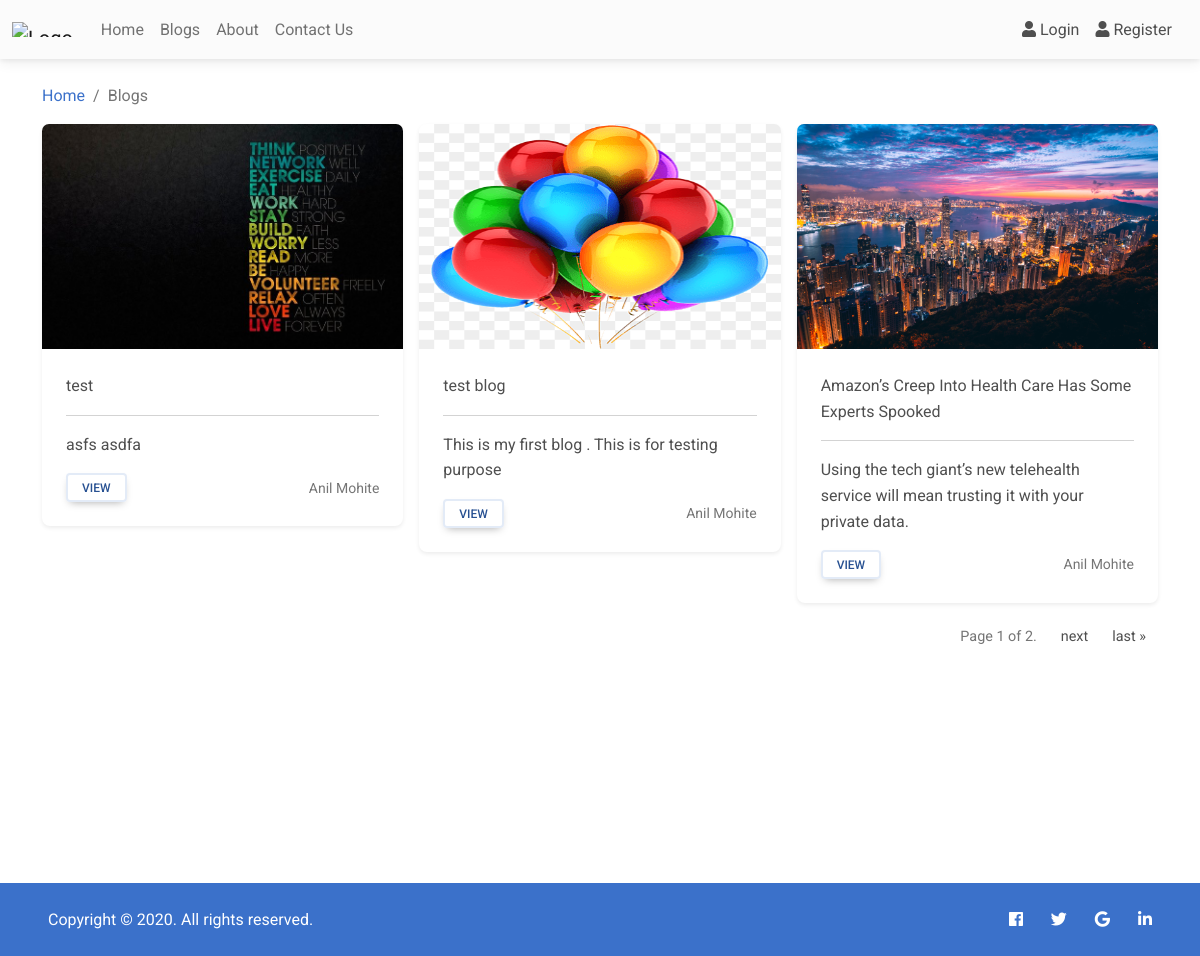
Screenshot of /blogs with the database file from the repository.
### blogs/models.py (models this page shows, shortened)
class Blog(models.Model):
    title = models.CharField(max_length=100)
    slug = models.SlugField(max_length=150, blank=True)
    img = models.ImageField(upload_to="images/blogs/", blank=True)
    short_content = models.CharField(max_length=200)
    long_content = models.TextField()
    created_by = models.CharField(max_length=50)
    created_date = models.DateTimeField()

### blogs/views.py (the view)
# urls.py: path('',include('blogs.urls')),
def blogs(request):
    blogs = Blog.objects.all().order_by('-created_date')
    paginator = Paginator(blogs, 3)
    page_number = request.GET.get('page')
    page_obj = paginator.get_page(page_number)
    return render(request,'blogs.html',context={'blogs':blogs,'page_obj': page_obj})

### templates/blogs.html (shortened to what this page needs)
{% extends 'base.html' %}
{% block body_containt %}
<div class="album vh-100">
    <div class="container">
        <nav aria-label="breadcrumb">
            <ol class="breadcrumb">
            <li class="breadcrumb-item"><a href="/">Home</a></li>
            <li class="breadcrumb-item active" aria-current="page">Blogs</li>
            </ol>
        </nav>
        <div class="row row-cols-1 row-cols-sm-2 row-cols-md-3 g-3">
            {% for blog in page_obj.object_list %}
            <div class="col">
                <div class="card shadow-sm">
                    <img class="bd-placeholder-img card-img-top" src="/media/{{blog.img}}" width="100%" height="225" xmlns="http://www.w3.org/2000/svg" role="img" aria-label="Placeholder: Thumbnail" preserveAspectRatio="xMidYMid slice" focusable="false">
                    <div class="card-body">
                        <p class="card-text">{{blog.title}}</p>
                        <hr>
                        <p class="card-text">{{blog.short_content}}</p>
                        <div class="d-flex justify-content-between align-items-center">
                            <div class="btn-group">
                                <a href='blog/{{blog.slug}}'><button type="button" class="btn btn-sm btn-outline-secondary">View</button></a>
                            </div>
                            <small class="text-muted">{{blog.created_by}}</small>
                        </div>
                    </div>
                </div>
            </div>
            {% endfor %}
        </div>
        <div class=" mt-3">
            <span class="pagination justify-content-end">
                <span class="page-item page-link disabled">
                    Page {{ page_obj.number }} of {{ page_obj.paginator.num_pages }}.
                </span>
                {% if page_obj.has_next %}
                    <a class="page-item page-link" href="?page={{ page_obj.next_page_number }}">next</a>
                    <a class="page-item page-link" href="?page={{ page_obj.paginator.num_pages }}">last &raquo;</a>
                {% endif %}
            </span>
        </div>
    </div>
</div>
{% endblock %}

### rows the page displays
Blog: img (picture), title "test", short_content "asfs asdfa", created_by "Anil Mohite"
Blog: img (picture), title "test blog", short_content "This is my first blog . This is for testing purpose", created_by "Anil Mohite"
Blog: img (picture), title "Amazon’s Creep Into Health Care Has Some Experts Spooked", short_content "Using the tech giant’s new telehealth service will mean trusting it with your private data.", created_by "Anil Mohite"

### other values shown
{{ page_obj.number }} "1"
{{ page_obj.paginator.num_pages }} "2"
